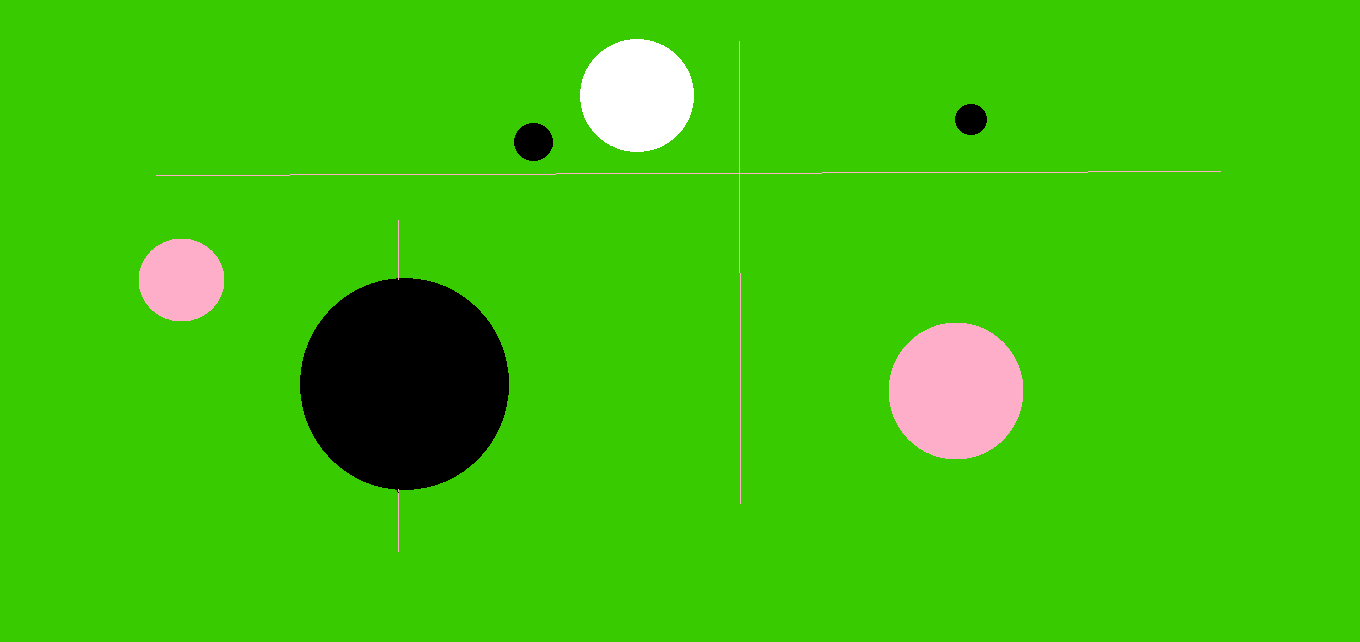
//> input picture Prototype/新建位图图像.bmp, 1360 x 642 px
$ ./colourContour '新建位图图像.bmp'   (built with g++ and OpenCV 4)
//> lines starting //> are read from the running program, lines starting //| are printed output that depends on the picture; after the words box and inside, x2 and y2 are one past the last pixel; in counts of white or black regions, pixels touching at a corner belong together
#include "opencv2/core.hpp"
#include "opencv2/videoio.hpp"
#include "opencv2/highgui.hpp"
#include "opencv2/imgproc.hpp"
#include "opencv2/opencv.hpp"

#include <iostream>
#include <stdio.h>
#include <stdlib.h>

using namespace cv;
using namespace std;

Mat src; Mat src_gray;
int thresh = 100;
int max_thresh = 255;
RNG rng(12345);

/// Function header
void thresh_callback(int, void* );

/** @function main */
int main( int argc, char** argv )
{
  /// Load source image and convert it to gray
  src = imread( argv[1], 1 );
//> src is the input picture: 642 rows x 1360 cols, CV_8UC3; mean B, G, R 7.9, 195.3, 60.9

  /// Convert image to gray and blur it
  cvtColor( src, src_gray, CV_BGR2GRAY );
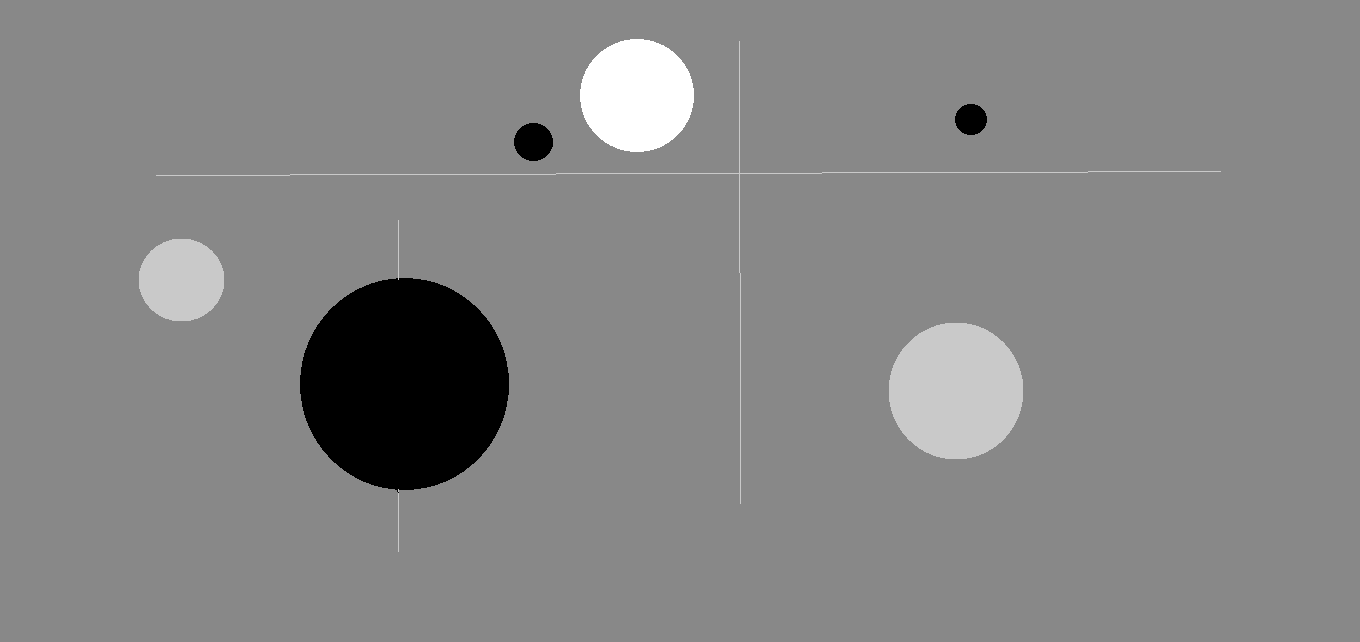
//> src_gray: 642 rows x 1360 cols, CV_8UC1; min 0, max 255, mean 133.3
  blur( src_gray, src_gray, Size(3,3) );
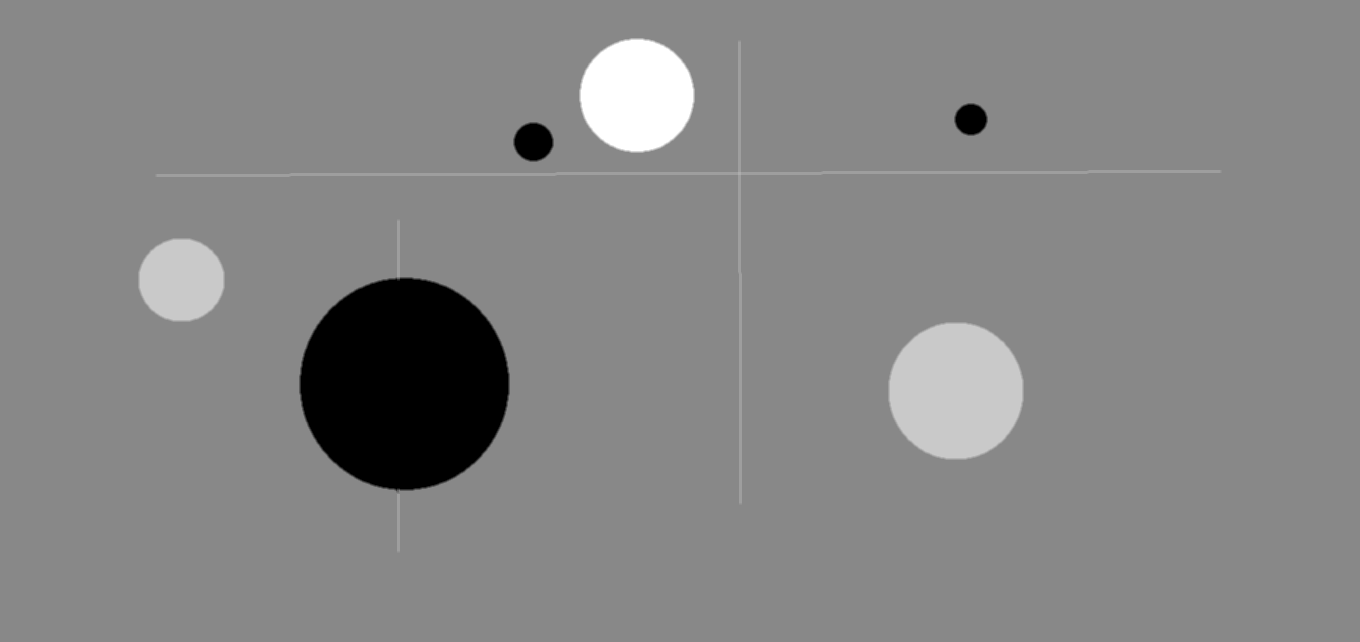
//> src_gray: 642 rows x 1360 cols, CV_8UC1; 1.13% of pixels changed, all inside (x1, y1, x2, y2) = (138, 38, 1222, 553)

  /// Create Window
  char* source_window = "Source";
  namedWindow( source_window, CV_WINDOW_AUTOSIZE );
  imshow( source_window, src );

  createTrackbar( " Canny thresh:", "Source", &thresh, max_thresh, thresh_callback );
  thresh_callback( 0, 0 );

  waitKey(0);
  return(0);
}

/** @function thresh_callback */
void thresh_callback(int, void* )
{
  Mat canny_output;
  vector<vector<Point> > contours;
  vector<Vec4i> hierarchy;

  /// Detect edges using canny
  Canny( src_gray, canny_output, thresh, thresh*2, 3 );
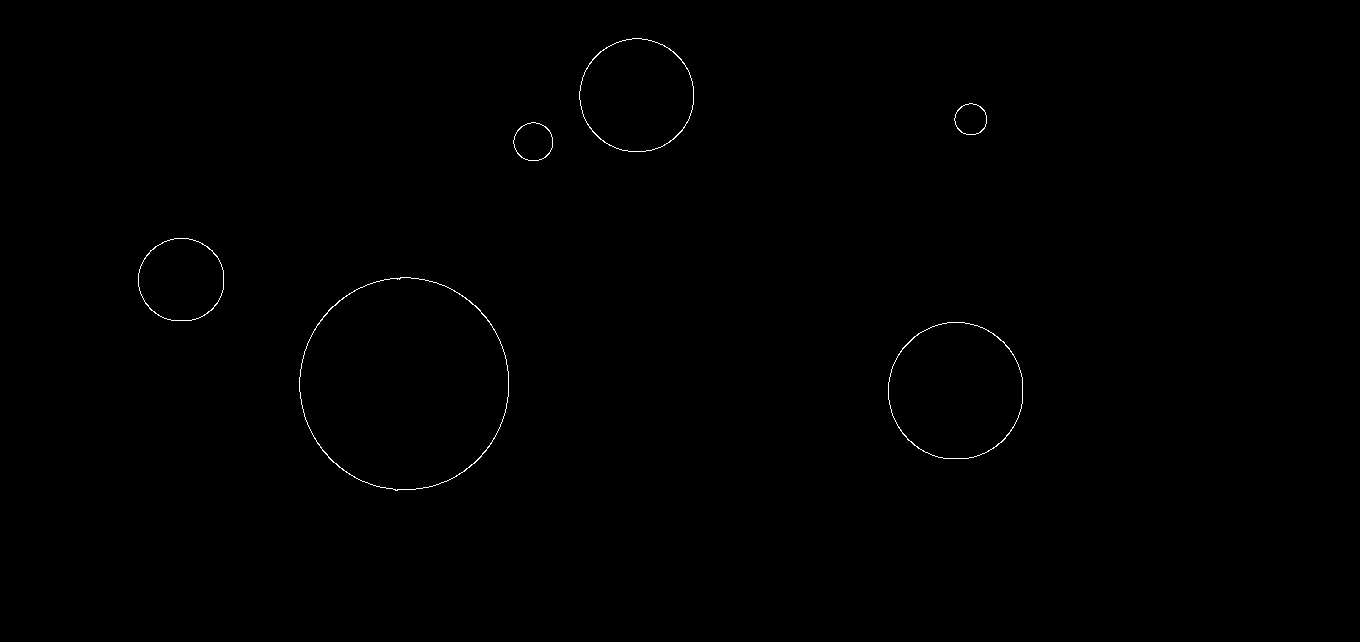
//> canny_output: 642 rows x 1360 cols, CV_8UC1; 0.23% white in thin lines or dots, all inside (x1, y1, x2, y2) = (138, 38, 1023, 491)
  /// Find contours
  findContours( canny_output, contours, hierarchy, CV_RETR_TREE, CV_CHAIN_APPROX_SIMPLE, Point(0, 0) );
//> contours = 12 contours; largest, box (x1, y1, x2, y2) and area: (299, 277, 509, 491) 34811, (299, 277, 509, 491) 34712, (888, 322, 1023, 459) 14502, (888, 322, 1023, 459) 14442, (579, 38, 694, 152) 10131

  /// Get the moments
  vector<Moments> mu(contours.size() );
//> mu = 12 items
  for( int i = 0; i < contours.size(); i++ )
     { mu[i] = moments( contours[i], false ); }
//> this loop made 12 passes

  ///  Get the mass centers:
  vector<Point2f> mc( contours.size() );
  for( int i = 0; i < contours.size(); i++ )
     { mc[i] = Point2f( mu[i].m10/mu[i].m00 , mu[i].m01/mu[i].m00 ); }

  /// Draw contours
  Mat drawing = Mat::zeros( canny_output.size(), CV_8UC3 );
  for( int i = 0; i< contours.size(); i++ )
     {
       Scalar color = Scalar( rng.uniform(0, 255), rng.uniform(0,255), rng.uniform(0,255) );
       drawContours( drawing, contours, i, color, 2, 8, hierarchy, 0, Point() );
       circle( drawing, mc[i], 4, color, -1, 8, 0 );
     }

  /// Show in a window
  namedWindow( "Contours", CV_WINDOW_AUTOSIZE );
  imshow( "Contours", drawing );

  /// Calculate the area with the moments 00 and compare with the result of the OpenCV function
  printf("\t Info: Area and Contour Length \n");
  for( int i = 0; i< contours.size(); i++ )
     {
       printf(" * Contour[%d] - Area (M_00) = %.2f - Area OpenCV: %.2f - Length: %.2f \n", i, mu[i].m00, contourArea(contours[i]), arcLength( contours[i], true ) );
       Scalar color = Scalar( rng.uniform(0, 255), rng.uniform(0,255), rng.uniform(0,255) );
       drawContours( drawing, contours, i, color, 2, 8, hierarchy, 0, Point() );
       circle( drawing, mc[i], 4, color, -1, 8, 0 );
     }
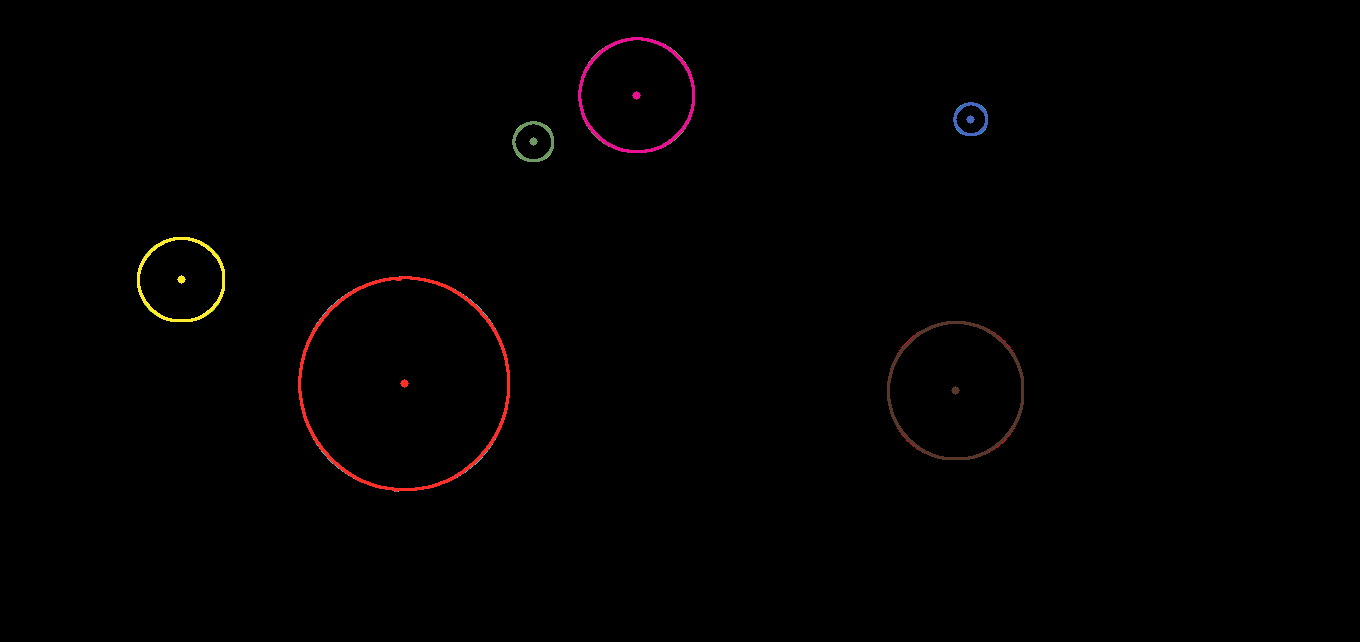
//> drawing: 642 rows x 1360 cols, CV_8UC3; mean B, G, R 0.6, 0.7, 1.6
}
